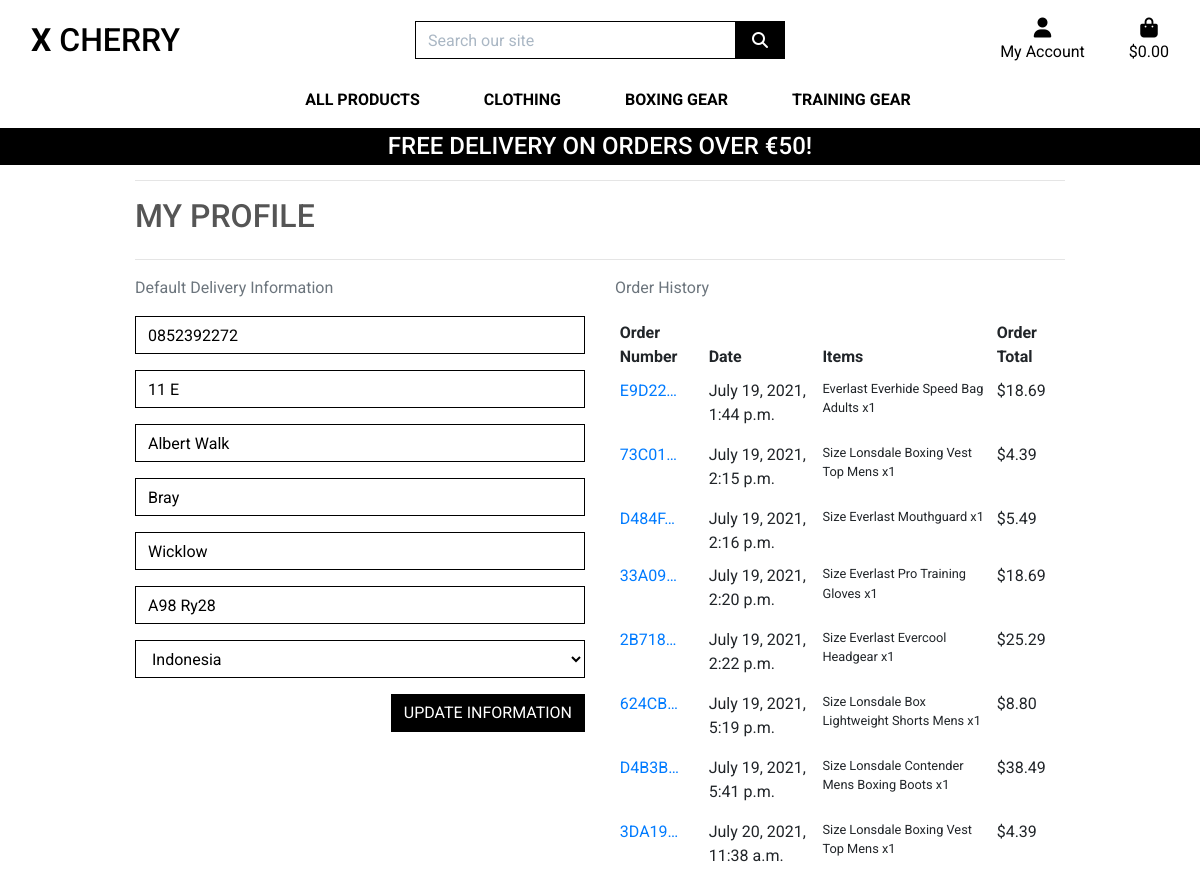
The app's page /profile/ (signed in), older data.
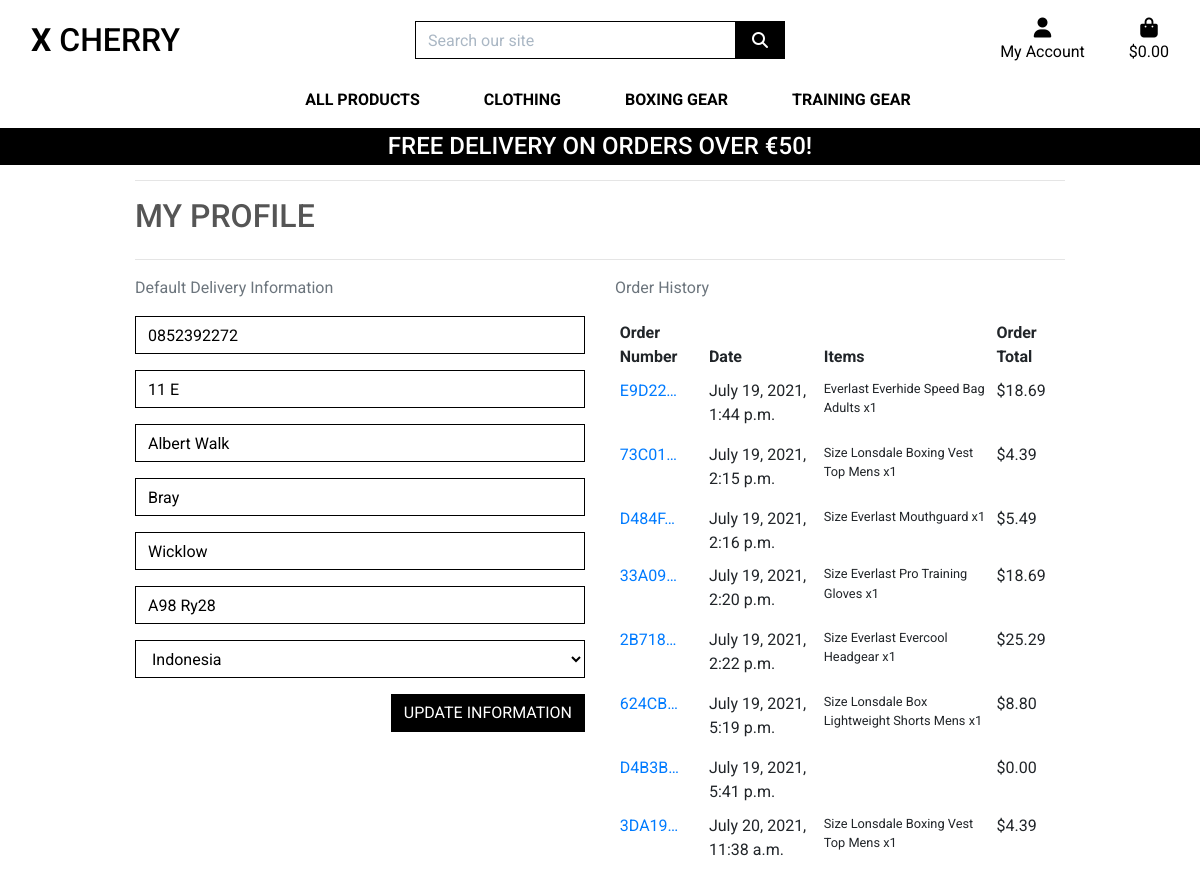
The same page, newer data.
### checkout/models.py (models this page shows, shortened)
class Order(models.Model):
    order_number = models.CharField(max_length=32, null=False, editable=False)
    user_profile = models.ForeignKey(UserProfile, on_delete=models.SET_NULL,
                                     null=True, blank=True,
                                     related_name='orders')
    full_name = models.CharField(max_length=50, null=False, blank=False)
    email = models.EmailField(max_length=254, null=False, blank=False)
    phone_number = models.CharField(max_length=20, null=False, blank=False)
    country = CountryField(blank_label='Country *', null=False, blank=False)
    postcode = models.CharField(max_length=20, null=True, blank=True)
    town_or_city = models.CharField(max_length=40, null=False, blank=False)
    street_address1 = models.CharField(max_length=80, null=False, blank=False)
    street_address2 = models.CharField(max_length=80, null=True, blank=True)
    county = models.CharField(max_length=80, null=True, blank=True)
    date = models.DateTimeField(auto_now_add=True)
    delivery_cost = models.DecimalField(max_digits=6, decimal_places=2, null=False, default=0)
    order_total = models.DecimalField(max_digits=10, decimal_places=2, null=False, default=0)
    grand_total = models.DecimalField(max_digits=10, decimal_places=2, null=False, default=0)
    original_bag = models.TextField(null=False, blank=False, default='')
    stripe_pid = models.CharField(max_length=254, null=False, blank=False, default='')

class OrderLineItem(models.Model):
    order = models.ForeignKey(Order, null=False, blank=False, on_delete=models.CASCADE, related_name='lineitems')
    product = models.ForeignKey(Product, null=False, blank=False, on_delete=models.CASCADE)
    product_size = models.CharField(max_length=2, null=True, blank=True)  # XS, S, M, L, XL
    quantity = models.IntegerField(null=False, blank=False, default=0)
    lineitem_total = models.DecimalField(max_digits=6, decimal_places=2, null=False, blank=False, editable=False)

### products/models.py (models this page shows, shortened)
class Product(models.Model):
    category = models.ForeignKey('Category', null=True, blank=True, on_delete=models.SET_NULL)
    sku = models.CharField(max_length=254, null=True, blank=True)
    name = models.CharField(max_length=254)
    description = models.TextField()
    has_sizes = models.BooleanField(default=False, null=True, blank=True,)
    price = models.DecimalField(max_digits=6, decimal_places=2)
    rating = models.DecimalField(max_digits=6, decimal_places=2, null=True, blank=True)
    image_url = models.URLField(max_length=1024, null=True, blank=True)
    image = models.ImageField(null=True, blank=True)

### profiles/views.py (the view)
# urls.py: path('', views.profile, name='profile'),
def profile(request):
    profile = get_object_or_404(UserProfile, user=request.user)
    if request.method == 'POST':
        form = UserProfileForm(request.POST, instance=profile)
        if form.is_valid():
            form.save()
            messages.success(request, 'Profile updated successfully')
        else:
            messages.error(request, 'Update failed. Please ensure the form is valid.')
    else:
        form = UserProfileForm(instance=profile)
    orders = profile.orders.all()
    template = 'profiles/profile.html'
    context = {
        'form': form,
        'orders': orders,
        'on_profile_page': True
    }
    return render(request, template, context)

### profiles/forms.py
class UserProfileForm(forms.ModelForm):
    class Meta:
        model = UserProfile
        exclude = ('user',)
    def __init__(self, *args, **kwargs):
        super().__init__(*args, **kwargs)
        placeholders = {
            'default_phone_number': 'Phone Number',
            'default_postcode': 'Postal Code',
            'default_town_or_city': 'Town or City',
            'default_street_address1': 'Street Address 1',
            'default_street_address2': 'Street Address 2',
            'default_county': 'County, State or Locality',
        }
        self.fields['default_phone_number'].widget.attrs['autofocus'] = True
        for field in self.fields:
            if field != 'default_country':
                if self.fields[field].required:
                    placeholder = f'{placeholders[field]} *'
                else:
                    placeholder = placeholders[field]
                self.fields[field].widget.attrs['placeholder'] = placeholder
            self.fields[field].widget.attrs['class'] = 'border-black rounded-0 profile-form-input'
            self.fields[field].label = False

### profiles/templates/profiles/profile.html (shortened to what this page needs)
{% extends "base.html" %}
{% load static %}
{% block extra_css %}
    <link rel="stylesheet" href="{% static 'profiles/css/profile.css' %}">
{% endblock %}
{% block page_header %}
    <div class="container header-container">
    </div>
{% endblock %}
{% block content %}
    <div class="overlay"></div>
    <div class="container">
        <div class="row">
            <div class="col">
                <hr>
                    <h2 class="logo-font mb-4">My Profile</h2>
                <hr>
            </div>
        </div>
        <div class="row">
            <div class="col-12 col-md-6">
                <p class="text-muted">Default Delivery Information</p>
                <form action="{% url 'profile' %}" class="mt-3" method="POST" id="profile-update-form">
                    {{ form|crispy }}
                    <button class="btn btn-black rounded-0 text-uppercase float-right">Update Information</button>
                </form>
            </div>
            <div class="col-12 col-md-6">
                <p class="text-muted">Order History</p>
                <div class="order-history table-responsive">
                    <table class="table table-sm table-borderless">
                        <thead>
                            <tr>
                                <th>Order Number</th>
                                <th>Date</th>
                                <th>Items</th>
                                <th>Order Total</th>
                            </tr>
                        </thead>
                        <tbody>
                            {% for order in orders %}
                                <tr>
                                    <td>
                                        <a href="{% url 'order_history' order.order_number %}"
                                            title="{{ order.order_number }}">
                                            {{ order.order_number|truncatechars:6 }}
                                        </a>
                                    </td>
                                    <td>{{ order.date }}</td>
                                    <td>
                                        <ul class="list-unstyled">
                                            {% for item in order.lineitems.all %}
                                                <li class="small">
                                                    {% if item.product.has_sizes %}
                                                        Size {{ item.product.size|upper }}
                                                    {% endif %}{{ item.product.name }} x{{ item.quantity }}
                                                </li>
                                            {% endfor %}
                                        </ul>
                                    </td>
                                    <td>${{ order.grand_total }}</td>
                                </tr>
                            {% endfor %}
                        </tbody>
                    </table>
                </div>
            </div>
        </div>
{% endblock %}

Row changes from the older to the newer data that the page shows:
removed OrderLineItem: product.name "Lonsdale Contender Mens Boxing Boots", quantity "1", shown under Order "July 19, 2021, 5:41 p.m."
changed Order "July 19, 2021, 5:41 p.m.": grand_total "38.49" → "0.00"
